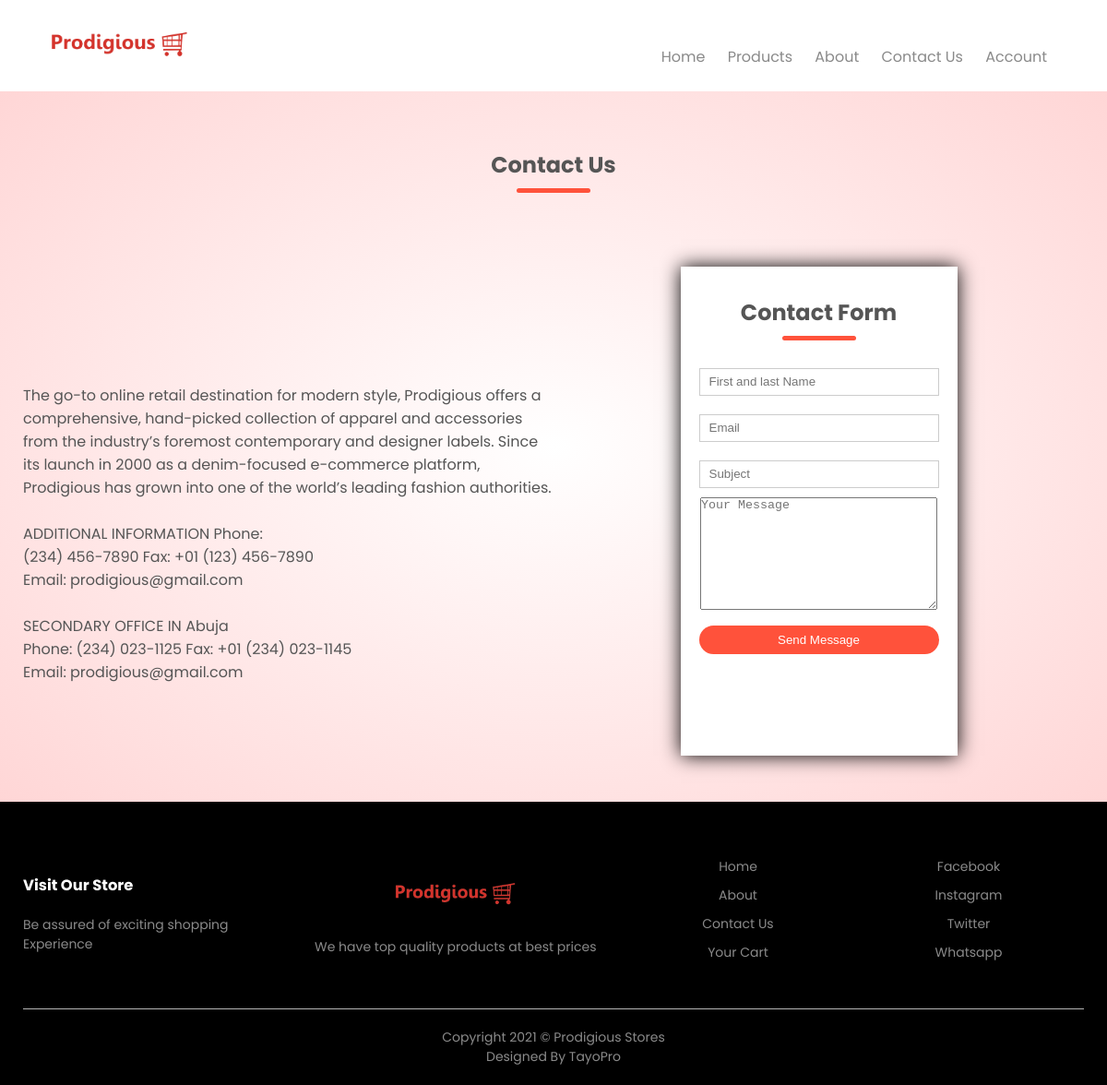
Page /contact/ on the committed database.
### home/models.py (models this page shows, shortened)
class Setting(models.Model):
    STATUS =(
        ('True', 'True'),
        ('False', 'False'),
    )
    title = models.CharField(max_length=100)
    keywords = models.CharField(max_length=255)
    description = models.CharField(max_length=255, null=True)
    company = models.CharField(max_length=50, null=True)
    address = models.CharField( max_length=100)
    phone = models.CharField( null=True, max_length=15)
    email = models.CharField(blank=True, max_length=50)
    icon = models.ImageField(blank=True,null=True,  upload_to='images/')
    logo = models.ImageField(blank=True,null=True, upload_to='images/')
    cart_icon = models.ImageField(blank=True,null=True, upload_to='images/')
    menu_icon = models.ImageField(blank=True,null=True, upload_to='images/')
    facebook = models.CharField(blank=True, max_length=50)
    instagram = models.CharField(blank=True, max_length=50)
    twitter = models.CharField(blank=True, max_length=50)
    created_at = models.DateTimeField(auto_now_add=True)
    updated_at = models.DateTimeField(auto_now=True)
    about =RichTextUploadingField(blank=True)
    about2 =RichTextUploadingField(blank=True)
    contact =RichTextUploadingField(blank=True)
    status = models.CharField(max_length=10, choices=STATUS)

### home/views.py (the view)
# urls.py: path('contact/', views.contact, name='contact'),
def contact(request):
    if request.method == 'POST':
        form = ContactForm(request.POST)
        if form.is_valid():
            form.save()
            messages.success(request,"Your message has been sent! Our Customer Service Team will reach you soon.")
            return redirect('/contact')
    setting = Setting.objects.get(pk=1)
    form = ContactForm
    brands = Brand.objects.all()
    category = Category.objects.all()
    context= { 'setting': setting,
                'form': form,
                'brands': brands,
                'category': category,
    }
    return render(request, 'contact.html', context)

### home/context_processor.py (called while the page is built)
def cartcount(request):
    cartcount = ShopCart.objects.filter(order_placed=False).filter(user__username=request.user.username)
    total_quantity = 0
    for item in cartcount:
        total_quantity += item.quantity
    context = {'itemcount':total_quantity}
    return context

### home/templates/contact.html (shortened to what this page needs)
{% extends 'base.html' %}
{% block header %} {% include "acheader.html" %} {% endblock header %}
{% block content %}
<div class="account-page">
    <div class="container">
        <h2 class="title"><strong>Contact</strong> Us</h2>
        <div class="row">
            <div class="col-2" style="padding-top: 50px;">
                {{setting.contact|safe}}
            </div>
            <div class="col-2">
                <div class="form-container" style="height: 530px;">
                    <h2 class="title"><strong>Contact</strong> Form</h2>
                    <form  action="{% url 'contact' %}" method="POST">
                        <input type="text" placeholder="First and last Name" name="name">
                        <input type="email" placeholder="Email" name="email">
                        <input type="text" placeholder="Subject" name="subject">
                        <textarea name="message" placeholder="Your Message" cols="30" rows="8"></textarea>
                        <button type="submit" class="buttons">Send Message</button>
                    </form>
                </div>
            </div>
        </div>
    </div>
</div>
{% endblock content %}
{% block footer %}  {% include "footer.html" %} {% endblock footer %}

### user/templates/acheader.html (shortened to what this page needs)
<div class="container">
    <div class="header">
        <div class="logo">
            <a href="{% url 'index' %}"><img src="{{setting.logo.url}}" alt="company logo here"></a>
        </div>
        <div class="navbar">
            <ul id="MenuItems">
                    <li><a href="{% url 'index' %}">Home</a></li>
                    <li><a href="{% url 'category' %}">Products</a></li>
                {% if user.id is not None %}
                    <li><a href="{% url 'user' %}"><img src="{{profile.image.url}}" alt="" style="border-radius: 30px; height:35px"></a></li>
                    <li style="color: #fff">
                        <a href="{% url 'user' %}">Welcome!
                            {% if request.user.first_name %}
                                {{request.user.first_name}}
                            {% else %}
                                {{request.user.username}}
                            {% endif %}
                       </a>
                    </li>
                    <li><a href="{% url 'logoutfunc' %}">Logout</a></li>
                    <li><a href="{% url 'userpassword' %}">Change Password</a></li>
                    <li>
                        <a href="{% url 'order:shopcart' %}"><img src="{{setting.cart_icon.url}}" alt="shop cart" width="30px" height="30px">
                            {% if itemcount > 0 %}
                                <span style="color: #ff523b" class="badge red z-depth-1 mr-1">{{ itemcount }}</span>
                            {% else %}
                                <span style="color: #ff523b" class="badge red z-depth-1 mr-1">0</span>
                            {% endif %}
                        </a>
                    </li>
                {% else %}
                    <li><a href="{% url 'about' %}">About</a></li>
                    <li><a href="{% url 'contact' %}">Contact Us</a></li>
                    <li><a href="{% url 'accountform' %}">Account</a></li>
                {% endif %}
            </ul>
        </div>
    </div>
</div>

### home/templates/footer.html
 <div class="footer">
    <div class="container">
        <div class="row">
            <div class="footer-col-1">
                <h3>Visit Our Store</h3>
                <p>Be assured of exciting shopping Experience </p>
            </div>
            <div class="footer-col-2">
                <a href="{% url 'index' %}"><img src="{{setting.logo.url}}"></a>
                <p>We have top quality products at best prices</p>
            </div>
            <div class="footer-col-3">
                <ul>
                    <li><a href="{% url 'index' %}">Home</a></li>
                    <li><a href="{% url 'about' %}">About</a></li>
                    <li><a href="{% url 'contact' %}">Contact Us</a></li>
                    <li><a href="{% url 'order:shopcart' %}">Your Cart</a></li>
                </ul>
            </div>
            <div class="footer-col-4">
                <ul>
                    <li><a href="">Facebook</a></li>
                    <li><a href="">Instagram</a></li>
                    <li><a href="">Twitter</a></li>
                    <li><a href="">Whatsapp</a></li>
                </ul>
            </div>
        </div>
        <hr>
        <p class="copyright">Copyright 2021 &copy; Prodigious Stores</p>
        <p class="copyright">Designed By TayoPro</p>
    </div>
</div>

### home/static/css/main.css (style rules this page uses)
* { padding: 0; margin: 0; box-sizing: border-box; }
body { font-family: 'Poppins', sans-serif; }
.container { max-width: 1300px; margin: auto; padding: 0 25px; }
.header { display: flex; align-items: center; padding: 20px; }
.logo { width: 100px; }
.logo img { width: 170px; }
.navbar { flex: 1; text-align: right; }
.navbar li { display: inline-block; margin-right: 20px; }
a { text-decoration: none; color: #555; }
p { color: #555; }
.row { display: flex; align-items: center; flex-wrap: wrap; justify-content: space-around; }
.col-2 { flex-basis: 50%; min-width: 300px; }
.buttons { display: inline-block; background: #ff523b; color: white; text-decoration: none; padding: 8px 30px; margin: 30px 0; border-radius: 30px; }
.title { text-align: center; margin: 0 auto 80px; position: relative; line-height: 60px; color: #555; }
.title::after { content: ''; background: #ff523b; width: 80px; height: 5px; border-radius: 5px; position: absolute; bottom: 0; left: 50%; transform: translateX(-50%); }
.footer { background: black; color: #8a8a8a; font-size: 14px; padding: 60px 0 20px; }
.footer p { color: #8a8a8a; }
.footer h3 { color: white; margin-bottom: 20px; }
.footer-col-1, .footer-col-2, .footer-col-3, .footer-col-4 { min-width: 250px; margin-bottom: 20px; }
.footer-col-1 { flex-basis: 25%; }
.footer-col-2 { flex: 1; text-align: center; }
.footer-col-2 img { width: 150px; margin-bottom: 20px; }
.footer-col-3, .footer-col-4 { flex-basis: 20%; text-align: center; }
ul { list-style-type: none; }
ul li { margin-bottom: 10px; }
ul a { text-decoration: none; color: #8a8a8a; }
.footer hr { border: none; background: #b5b5b5; height: 1px; margin: 20px 0; }
.copyright { text-align: center; }
.account-page { padding: 50px 0px; background: radial-gradient(#fff, #ffd6d6); }
.form-container { background: white; width: 300px; height: 470px; position: relative; text-align: center; padding: 20px 0; margin: auto; box-shadow: 0 0 20px 0 black; overflow: hidden; }
.form-container form { max-width: 300px; padding: 0 20px; position: absolute; top: 100px; transition: 1s; }
form input { width: 100%; height: 30px; margin: 10px 0; padding: 0 10px; border: 1px solid #ccc; }
form .buttons { width: 100%; border: none; cursor: pointer; margin: 10px 0; }

### rows in the picture
Setting: logo (picture), contact "The go-to online retail destination for modern style, Prodigious offers a comprehensive, hand-picked collection of apparel and accessories from the industry’s foremost contemporary and designer labels. Since its launch in 2000 as a denim-focused e-commerce platform, Prodigious has grown into one of the world’s leading fashion authorities. ADDITIONAL INFORMATION Phone: (234) 456-7890 Fax: +01 (123) 456-7890 Email: prodigious@gmail.com SECONDARY OFFICE IN Abuja Phone: (234) 023-1125 Fax: +01 (234) 023-1145 Email: prodigious@gmail.com"
